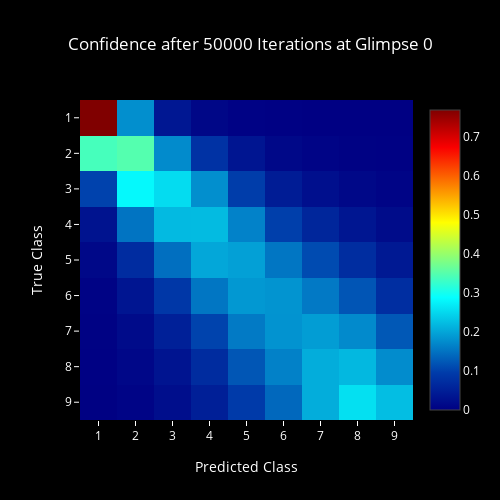
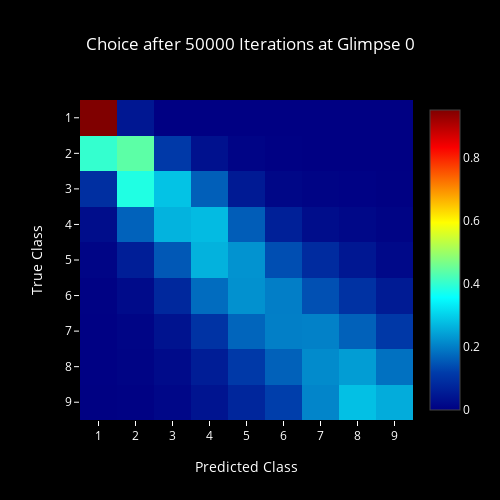
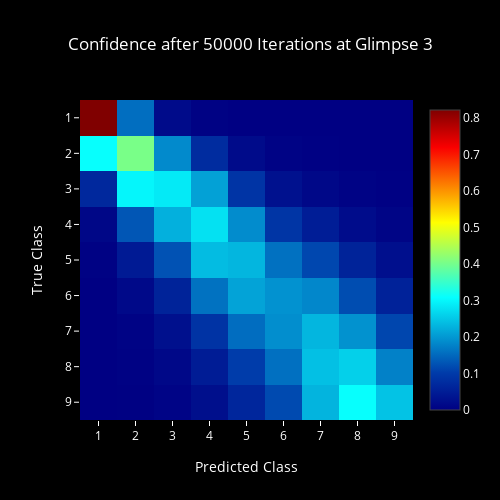
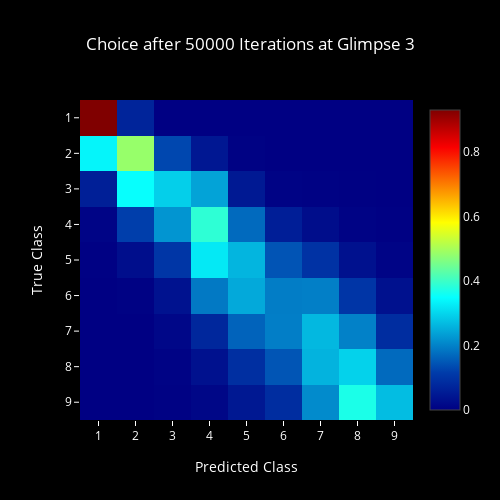

Write notebook code for charts like these, in order.
### Code cell
for i, it in enumerate(iter_list):
    for g, glimpse in enumerate(glimpse_list):
        plot_confidence(i, it, g, glimpse)
        plot_choice(i, it, g, glimpse)

### Figure 1 — Plotly figure (JSON) as saved in the notebook; plotly's stock layout.template omitted (floating-point values rounded to 4 significant figures)
{"data": [{"colorscale": "Jet", "type": "heatmap", "z": [[0, 0, 0, 0, 0, 0, 0, 0, 0, 0], [0, 0.7678, 0.1776, 0.03718, 0.01063, 0.003799, 0.001536, 0.0007295, 0.0003398, 0.0003232], [0, 0.3381, 0.3484, 0.1738, 0.08008, 0.03426, 0.01352, 0.006646, 0.003286, 0.001988], [0, 0.1018, 0.282, 0.2532, 0.1772, 0.09653, 0.04544, 0.02378, 0.0131, 0.006995], [0, 0.03042, 0.1511, 0.2197, 0.2213, 0.165, 0.099, 0.06005, 0.03501, 0.01845], [0, 0.012, 0.0702, 0.1458, 0.2018, 0.1948, 0.153, 0.111, 0.07203, 0.03942], [0, 0.00526, 0.03345, 0.0884, 0.1529, 0.187, 0.1827, 0.1564, 0.1204, 0.07354], [0, 0.002815, 0.01743, 0.05084, 0.1033, 0.1568, 0.1818, 0.1911, 0.1726, 0.1233], [0, 0.001955, 0.0112, 0.03197, 0.07007, 0.1213, 0.1637, 0.2072, 0.2182, 0.1745], [0, 0.001039, 0.006934, 0.02181, 0.04942, 0.09334, 0.139, 0.2069, 0.2574, 0.2241]]}], "layout": {"font": {"color": "#FFF"}, "height": 500, "paper_bgcolor": "#000", "plot_bgcolor": "#000", "title": "Confidence after 50000 Iterations at Glimpse 0", "titlefont": {"color": "#FFF"}, "width": 500, "xaxis": {"dtick": 1, "range": [0.5, 9.5], "tickcolor": "#FFF", "title": "Predicted Class"}, "yaxis": {"dtick": 1, "range": [9.5, 0.5], "tickcolor": "#FFF", "title": "True Class"}}}

### Figure 2 — Plotly figure (JSON) as saved in the notebook; plotly's stock layout.template omitted (floating-point values rounded to 4 significant figures)
{"data": [{"colorscale": "Jet", "type": "heatmap", "z": [[0, 0, 0, 0, 0, 0, 0, 0, 0, 0], [0, 0.9522, 0.0463, 0.0008, 0.0003, 0, 0.0002, 0.0001, 0, 0.0001], [0, 0.4021, 0.4403, 0.1135, 0.0329, 0.008, 0.0019, 0.0008, 0.0005, 0], [0, 0.0929, 0.3829, 0.2841, 0.1617, 0.0518, 0.0137, 0.007, 0.0046, 0.0013], [0, 0.0251, 0.1654, 0.264, 0.2746, 0.159, 0.0631, 0.0251, 0.0164, 0.0073], [0, 0.0097, 0.0597, 0.1531, 0.2631, 0.2248, 0.1407, 0.0852, 0.0449, 0.0188], [0, 0.0035, 0.0224, 0.079, 0.1778, 0.2222, 0.1997, 0.1438, 0.0987, 0.0529], [0, 0.0028, 0.01, 0.038, 0.1005, 0.1693, 0.2012, 0.2032, 0.1639, 0.1111], [0, 0.002, 0.0075, 0.0214, 0.0572, 0.1126, 0.1637, 0.2151, 0.2372, 0.1833], [0, 0.001, 0.0039, 0.0146, 0.04, 0.0752, 0.1217, 0.2079, 0.2803, 0.2554]]}], "layout": {"font": {"color": "#FFF"}, "height": 500, "paper_bgcolor": "#000", "plot_bgcolor": "#000", "title": "Choice after 50000 Iterations at Glimpse 0", "titlefont": {"color": "#FFF"}, "width": 500, "xaxis": {"dtick": 1, "range": [0.5, 9.5], "tickcolor": "#FFF", "title": "Predicted Class"}, "yaxis": {"dtick": 1, "range": [9.5, 0.5], "tickcolor": "#FFF", "title": "True Class"}}}

### Figure 3 — Plotly figure (JSON) as saved in the notebook; plotly's stock layout.template omitted (floating-point values rounded to 4 significant figures)
{"data": [{"colorscale": "Jet", "type": "heatmap", "z": [[0, 0, 0, 0, 0, 0, 0, 0, 0, 0], [0, 0.8218, 0.1556, 0.01906, 0.002927, 0.0004398, 9.911e-05, 3.292e-05, 8.004e-06, 4.049e-06], [0, 0.3095, 0.4037, 0.1852, 0.07451, 0.01956, 0.004553, 0.001873, 0.0006916, 0.0003555], [0, 0.06786, 0.2983, 0.2859, 0.2093, 0.08943, 0.02885, 0.01345, 0.004851, 0.002109], [0, 0.01174, 0.1299, 0.2254, 0.2764, 0.1869, 0.09077, 0.04946, 0.021, 0.00841], [0, 0.002712, 0.04532, 0.1259, 0.2379, 0.2313, 0.1581, 0.1145, 0.05923, 0.02508], [0, 0.0006796, 0.0146, 0.05912, 0.1594, 0.2113, 0.1936, 0.1822, 0.1206, 0.05851], [0, 0.0001358, 0.005055, 0.02655, 0.08748, 0.1548, 0.1889, 0.231, 0.1932, 0.1128], [0, 0.0001716, 0.002679, 0.01331, 0.04716, 0.1028, 0.1572, 0.2423, 0.2584, 0.1759], [0, 2.472e-05, 0.001232, 0.007456, 0.02493, 0.06464, 0.1179, 0.2291, 0.3095, 0.2453]]}], "layout": {"font": {"color": "#FFF"}, "height": 500, "paper_bgcolor": "#000", "plot_bgcolor": "#000", "title": "Confidence after 50000 Iterations at Glimpse 3", "titlefont": {"color": "#FFF"}, "width": 500, "xaxis": {"dtick": 1, "range": [0.5, 9.5], "tickcolor": "#FFF", "title": "Predicted Class"}, "yaxis": {"dtick": 1, "range": [9.5, 0.5], "tickcolor": "#FFF", "title": "True Class"}}}

### Figure 4 — Plotly figure (JSON) as saved in the notebook; plotly's stock layout.template omitted (floating-point values rounded to 4 significant figures)
{"data": [{"colorscale": "Jet", "type": "heatmap", "z": [[0, 0, 0, 0, 0, 0, 0, 0, 0, 0], [0, 0.9301, 0.0689, 0.0009, 0.0001, 0, 0, 0, 0, 0], [0, 0.3364, 0.4847, 0.1296, 0.0446, 0.0042, 0.0002, 0, 0.0003, 0], [0, 0.0596, 0.3502, 0.291, 0.2396, 0.0478, 0.0066, 0.0037, 0.0014, 0.0001], [0, 0.0085, 0.1184, 0.2223, 0.3871, 0.1717, 0.0591, 0.0247, 0.0063, 0.0019], [0, 0.0021, 0.0264, 0.105, 0.3226, 0.2606, 0.1452, 0.0971, 0.0327, 0.0083], [0, 0.0006, 0.0042, 0.035, 0.1885, 0.2466, 0.1941, 0.1959, 0.1029, 0.0322], [0, 0, 0.0005, 0.0145, 0.0758, 0.1633, 0.1947, 0.2647, 0.1988, 0.0877], [0, 0.0002, 0.0005, 0.0055, 0.0335, 0.0906, 0.1463, 0.2577, 0.2949, 0.1708], [0, 0, 0.0003, 0.0031, 0.013, 0.0459, 0.0876, 0.2106, 0.3694, 0.2701]]}], "layout": {"font": {"color": "#FFF"}, "height": 500, "paper_bgcolor": "#000", "plot_bgcolor": "#000", "title": "Choice after 50000 Iterations at Glimpse 3", "titlefont": {"color": "#FFF"}, "width": 500, "xaxis": {"dtick": 1, "range": [0.5, 9.5], "tickcolor": "#FFF", "title": "Predicted Class"}, "yaxis": {"dtick": 1, "range": [9.5, 0.5], "tickcolor": "#FFF", "title": "True Class"}}}
